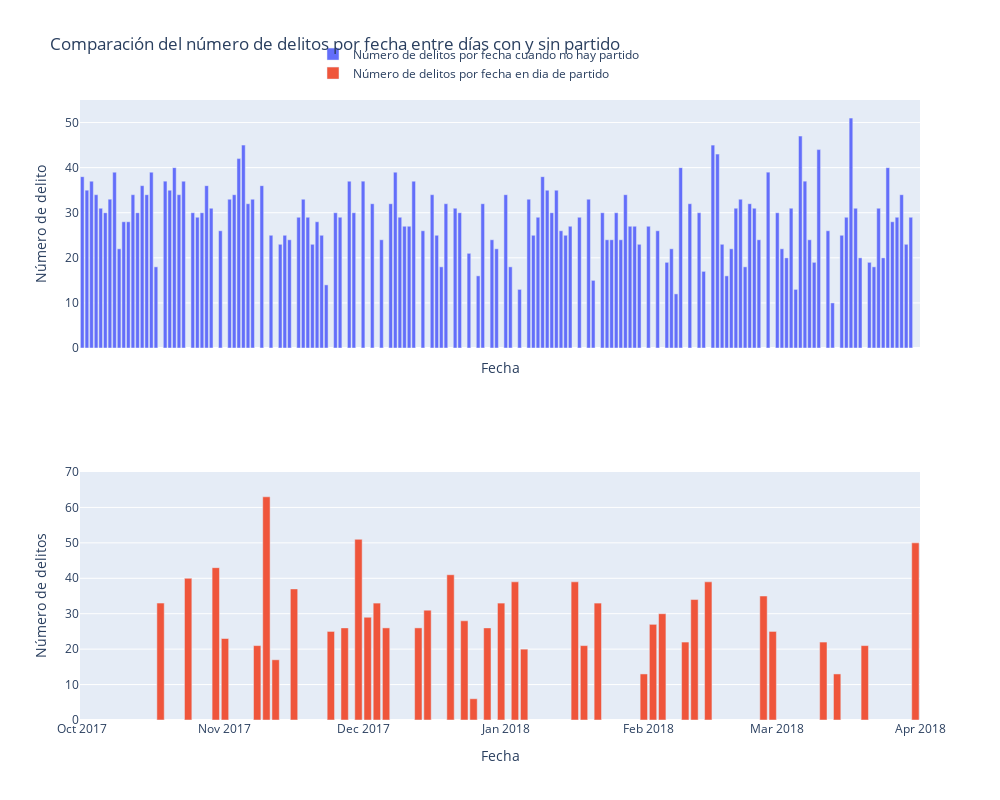

The cell this chart's notebook holds for it:
### Markdown cell above
#### Juntamos las dos gráficas obtenidas para poder comparar el número de delitos cometidos en días de partido y en días sin partido.

### Code cell
# Agrupar los datos por fecha y contar el número de delitos
crimenes_por_fecha_sin_partido = crimenes_sin_partidos.groupby(crimenes_sin_partidos['OCCURRED_ON_DATE'].dt.date)['OFFENSE_DESCRIPTION'].count()
crimenes_por_fecha_con_partido = crimenes_partidos.groupby(crimenes_partidos['OCCURRED_ON_DATE'].dt.date)['OFFENSE_DESCRIPTION'].count()

# Crear la figura con dos subplots
fig = make_subplots(rows=2, cols=1, shared_xaxes=True, vertical_spacing=0.2)

# Trazar la primera gráfica en el primer subplot
fig.add_trace(go.Bar(x=crimenes_por_fecha_sin_partido.index, y=crimenes_por_fecha_sin_partido.values, name='Número de delitos por fecha cuando no hay partido'), row=1, col=1)
fig.update_xaxes(title_text='Fecha', row=1, col=1)
fig.update_yaxes(title_text='Número de delito', range=[0, 55], row=1, col=1)

# Trazar la segunda gráfica en el segundo subplot
fig.add_trace(go.Bar(x=crimenes_por_fecha_con_partido.index, y=crimenes_por_fecha_con_partido.values, name='Número de delitos por fecha en dia de partido'), row=2, col=1)
fig.update_xaxes(title_text='Fecha', row=2, col=1)
fig.update_yaxes(title_text='Número de delitos', range=[0, 70], row=2, col=1)

# Configurar el título y la leyenda de la figura
fig.update_layout(
    title_text='Comparación del número de delitos por fecha entre días con y sin partido',
    height=800, # Altura de la figura
    width=1000, # Ancho de la figura
    legend=dict(
        orientation="h", # Orientación horizontal de la leyenda
        yanchor="bottom", # Anclaje al fondo de la figura
        y=1.02, # Posición vertical
        xanchor="right", # Anclaje a la derecha de la figura
        x=0.5 # Posición horizontal
    )
)

# Mostrar la figura interactiva
fig.show()

### Figure 1 — Plotly figure (JSON) as saved in the notebook; plotly's stock layout.template omitted (floating-point values rounded to 4 significant figures; data arrays with more than 128 entries replaced by an {"elided": "..."} marker saying what was removed)
{"data": [{"name": "Número de delitos por fecha cuando no hay partido", "type": "bar", "x": {"elided": "144 str values"}, "xaxis": "x", "y": {"elided": "144 int values"}, "yaxis": "y"}, {"name": "Número de delitos por fecha en dia de partido", "type": "bar", "x": ["2017-10-18", "2017-10-24", "2017-10-30", "2017-11-01", "2017-11-08", "2017-11-10", "2017-11-12", "2017-11-16", "2017-11-24", "2017-11-27", "2017-11-30", "2017-12-02", "2017-12-04", "2017-12-06", "2017-12-13", "2017-12-15", "2017-12-20", "2017-12-23", "2017-12-25", "2017-12-28", "2017-12-31", "2018-01-03", "2018-01-05", "2018-01-16", "2018-01-18", "2018-01-21", "2018-01-31", "2018-02-02", "2018-02-04", "2018-02-09", "2018-02-11", "2018-02-14", "2018-02-26", "2018-02-28", "2018-03-11", "2018-03-14", "2018-03-20", "2018-03-31"], "xaxis": "x2", "y": [33, 40, 43, 23, 21, 63, 17, 37, 25, 26, 51, 29, 33, 26, 26, 31, 41, 28, 6, 26, 33, 39, 20, 39, 21, 33, 13, 27, 30, 22, 34, 39, 35, 25, 22, 13, 21, 50], "yaxis": "y2"}], "layout": {"height": 800, "legend": {"orientation": "h", "x": 0.5, "xanchor": "right", "y": 1.02, "yanchor": "bottom"}, "title": {"text": "Comparación del número de delitos por fecha entre días con y sin partido"}, "width": 1000, "xaxis": {"anchor": "y", "autorange": true, "domain": [0, 1], "matches": "x2", "range": ["2017-09-30 12:00", "2018-04-01"], "showticklabels": false, "title": {"text": "Fecha"}, "type": "date"}, "xaxis2": {"anchor": "y2", "autorange": true, "domain": [0, 1], "range": ["2017-09-30 12:00", "2018-04-01"], "title": {"text": "Fecha"}, "type": "date"}, "yaxis": {"anchor": "x", "domain": [0.6, 1], "range": [0, 55], "title": {"text": "Número de delito"}, "type": "linear"}, "yaxis2": {"anchor": "x2", "domain": [0, 0.4], "range": [0, 70], "title": {"text": "Número de delitos"}, "type": "linear"}}}
